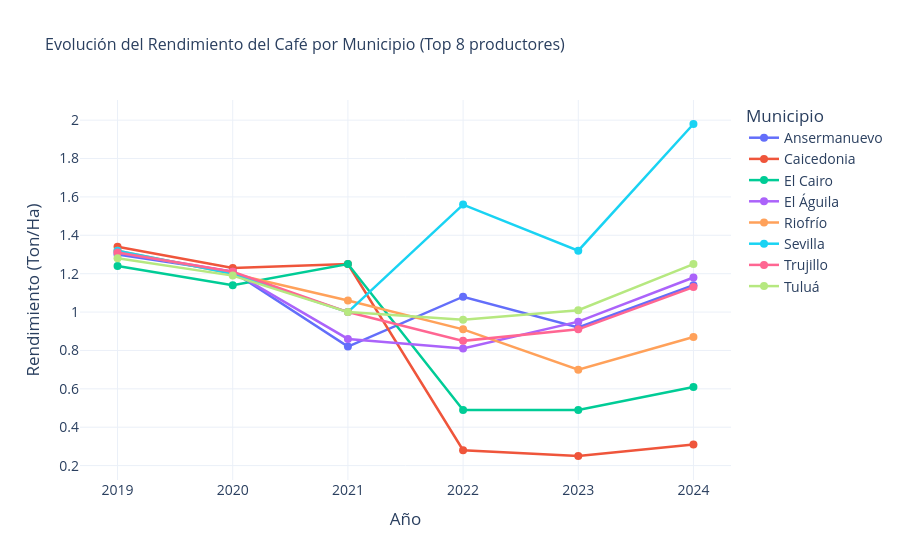

Notebook source saved alongside this figure:
### Code cell
# Evolución del café por municipio (interactivo)
cafe_evol = df_cafe[df_cafe['rendimiento_ton_ha'] > 0].groupby(
    ['anio', 'municipio']
)['rendimiento_ton_ha'].mean().reset_index()

# Seleccionar top 8 municipios productores
top8_munis = cafe_muni.head(8).index.tolist()
cafe_evol_top = cafe_evol[cafe_evol['municipio'].isin(top8_munis)]

fig = px.line(cafe_evol_top, x='anio', y='rendimiento_ton_ha', color='municipio',
              markers=True,
              title='Evolución del Rendimiento del Café por Municipio (Top 8 productores)',
              labels={'rendimiento_ton_ha': 'Rendimiento (Ton/Ha)', 
                      'anio': 'Año', 'municipio': 'Municipio'},
              template='plotly_white')
fig.update_traces(line=dict(width=2.5), marker=dict(size=8))
fig.update_layout(font=dict(size=14), title_font_size=16)
fig.show()

### Figure 1 — Plotly figure (JSON) as saved in the notebook; plotly's stock layout.template omitted (floating-point values rounded to 4 significant figures)
{"data": [{"hovertemplate": "Municipio=Ansermanuevo<br>Año=%{x}<br>Rendimiento (Ton/Ha)=%{y}<extra></extra>", "legendgroup": "Ansermanuevo", "line": {"color": "#636efa", "dash": "solid", "width": 2.5}, "marker": {"size": 8, "symbol": "circle"}, "mode": "lines+markers", "name": "Ansermanuevo", "orientation": "v", "showlegend": true, "type": "scatter", "x": [2019, 2020, 2021, 2022, 2023, 2024], "xaxis": "x", "y": [1.3, 1.21, 0.82, 1.08, 0.92, 1.14], "yaxis": "y"}, {"hovertemplate": "Municipio=Caicedonia<br>Año=%{x}<br>Rendimiento (Ton/Ha)=%{y}<extra></extra>", "legendgroup": "Caicedonia", "line": {"color": "#EF553B", "dash": "solid", "width": 2.5}, "marker": {"size": 8, "symbol": "circle"}, "mode": "lines+markers", "name": "Caicedonia", "orientation": "v", "showlegend": true, "type": "scatter", "x": [2019, 2020, 2021, 2022, 2023, 2024], "xaxis": "x", "y": [1.34, 1.23, 1.25, 0.28, 0.25, 0.31], "yaxis": "y"}, {"hovertemplate": "Municipio=El Cairo<br>Año=%{x}<br>Rendimiento (Ton/Ha)=%{y}<extra></extra>", "legendgroup": "El Cairo", "line": {"color": "#00cc96", "dash": "solid", "width": 2.5}, "marker": {"size": 8, "symbol": "circle"}, "mode": "lines+markers", "name": "El Cairo", "orientation": "v", "showlegend": true, "type": "scatter", "x": [2019, 2020, 2021, 2022, 2023, 2024], "xaxis": "x", "y": [1.24, 1.14, 1.25, 0.49, 0.49, 0.61], "yaxis": "y"}, {"hovertemplate": "Municipio=El Águila<br>Año=%{x}<br>Rendimiento (Ton/Ha)=%{y}<extra></extra>", "legendgroup": "El Águila", "line": {"color": "#ab63fa", "dash": "solid", "width": 2.5}, "marker": {"size": 8, "symbol": "circle"}, "mode": "lines+markers", "name": "El Águila", "orientation": "v", "showlegend": true, "type": "scatter", "x": [2019, 2020, 2021, 2022, 2023, 2024], "xaxis": "x", "y": [1.31, 1.21, 0.86, 0.81, 0.95, 1.18], "yaxis": "y"}, {"hovertemplate": "Municipio=Riofrío<br>Año=%{x}<br>Rendimiento (Ton/Ha)=%{y}<extra></extra>", "legendgroup": "Riofrío", "line": {"color": "#FFA15A", "dash": "solid", "width": 2.5}, "marker": {"size": 8, "symbol": "circle"}, "mode": "lines+markers", "name": "Riofrío", "orientation": "v", "showlegend": true, "type": "scatter", "x": [2019, 2020, 2021, 2022, 2023, 2024], "xaxis": "x", "y": [1.32, 1.2, 1.06, 0.91, 0.7, 0.87], "yaxis": "y"}, {"hovertemplate": "Municipio=Sevilla<br>Año=%{x}<br>Rendimiento (Ton/Ha)=%{y}<extra></extra>", "legendgroup": "Sevilla", "line": {"color": "#19d3f3", "dash": "solid", "width": 2.5}, "marker": {"size": 8, "symbol": "circle"}, "mode": "lines+markers", "name": "Sevilla", "orientation": "v", "showlegend": true, "type": "scatter", "x": [2019, 2020, 2021, 2022, 2023, 2024], "xaxis": "x", "y": [1.32, 1.2, 1.0, 1.56, 1.32, 1.98], "yaxis": "y"}, {"hovertemplate": "Municipio=Trujillo<br>Año=%{x}<br>Rendimiento (Ton/Ha)=%{y}<extra></extra>", "legendgroup": "Trujillo", "line": {"color": "#FF6692", "dash": "solid", "width": 2.5}, "marker": {"size": 8, "symbol": "circle"}, "mode": "lines+markers", "name": "Trujillo", "orientation": "v", "showlegend": true, "type": "scatter", "x": [2019, 2020, 2021, 2022, 2023, 2024], "xaxis": "x", "y": [1.31, 1.21, 1.0, 0.85, 0.91, 1.13], "yaxis": "y"}, {"hovertemplate": "Municipio=Tuluá<br>Año=%{x}<br>Rendimiento (Ton/Ha)=%{y}<extra></extra>", "legendgroup": "Tuluá", "line": {"color": "#B6E880", "dash": "solid", "width": 2.5}, "marker": {"size": 8, "symbol": "circle"}, "mode": "lines+markers", "name": "Tuluá", "orientation": "v", "showlegend": true, "type": "scatter", "x": [2019, 2020, 2021, 2022, 2023, 2024], "xaxis": "x", "y": [1.28, 1.19, 1.0, 0.96, 1.01, 1.25], "yaxis": "y"}], "layout": {"font": {"size": 14}, "legend": {"title": {"text": "Municipio"}, "tracegroupgap": 0}, "title": {"font": {"size": 16}, "text": "Evolución del Rendimiento del Café por Municipio (Top 8 productores)"}, "xaxis": {"anchor": "y", "domain": [0, 1], "title": {"text": "Año"}}, "yaxis": {"anchor": "x", "domain": [0, 1], "title": {"text": "Rendimiento (Ton/Ha)"}}}}
